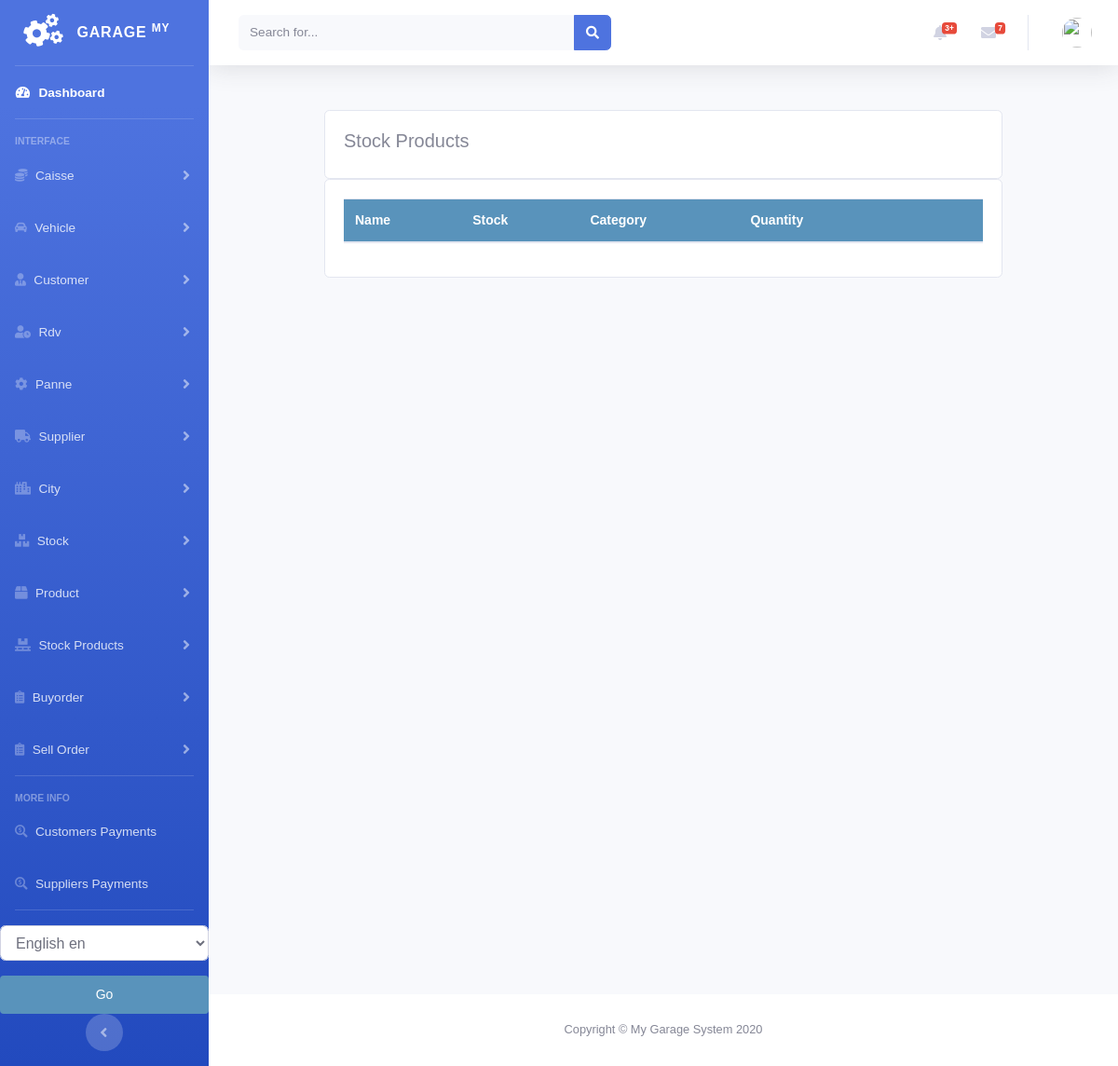
The app's page /stock/all_stockproduct_list, older data.
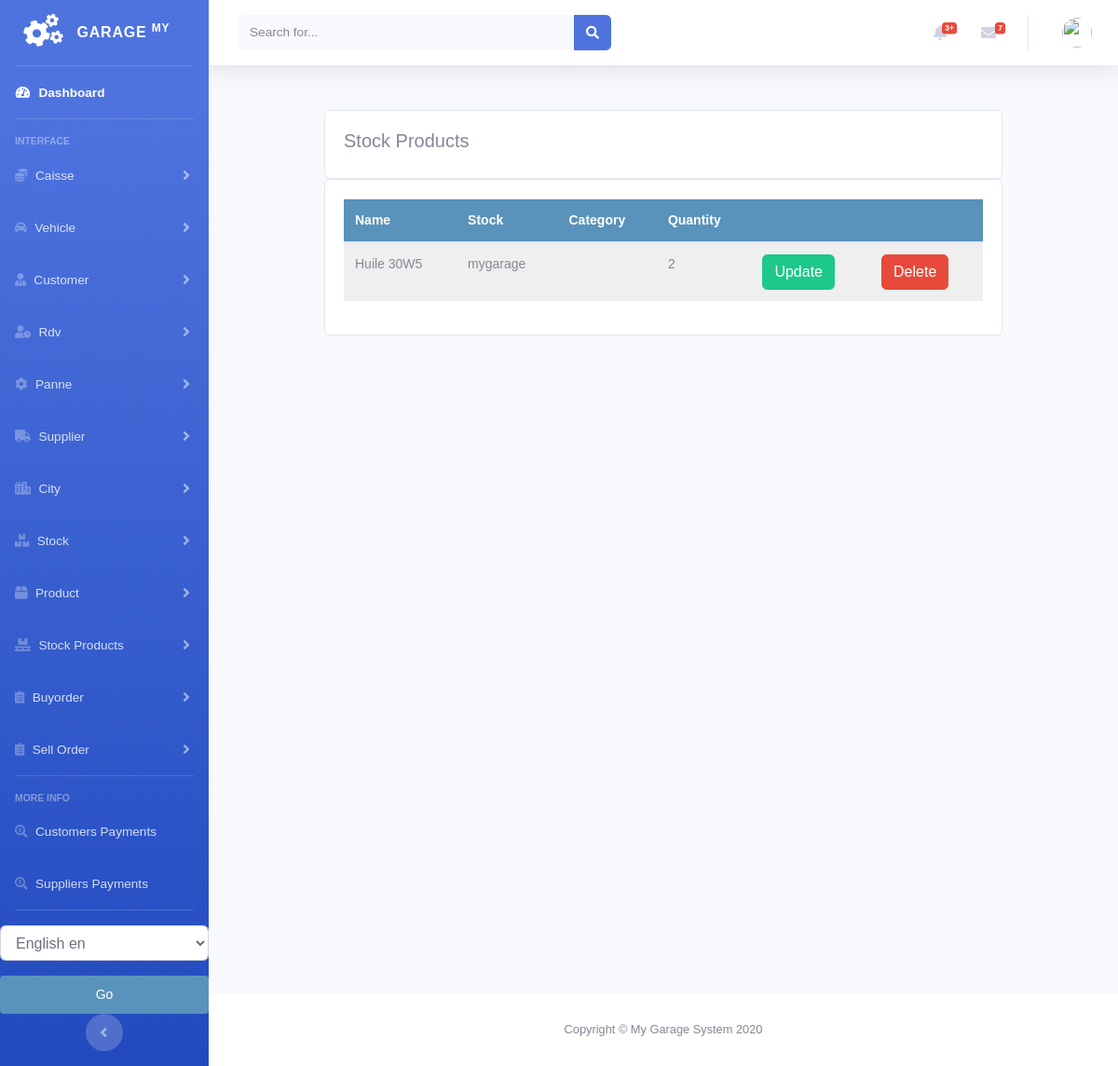
The same page, newer data.
### stock/models.py (models this page shows, shortened)
class StockProduct(models.Model):
    product = models.ForeignKey(Product, null=True, on_delete=models.CASCADE)
    quantity = models.PositiveIntegerField(default=1)
    stock = models.ForeignKey(Stock, null=True, on_delete=models.CASCADE)
    class Meta:
        ordering = ('product',)
        verbose_name = 'stockproduct'
        verbose_name_plural = 'stockproducts'

class Stock(models.Model):
    name = models.CharField(max_length=250, null=True)
    class Meta:
        ordering = ('name',)
        verbose_name = 'stock'
        verbose_name_plural = 'stocks'
    def __str__(self):
        return self.name

### product/models.py (models this page shows, shortened)
class Product(models.Model):
    brand = models.CharField(max_length=250, null=True)
    name = models.CharField(max_length=250, null=True)
    ref = models.CharField(max_length=250, null=True)
    desc = models.CharField(max_length=250, null=True)
    image = models.ImageField(upload_to='products/%Y/%m/%d', blank=True, )
    buyprice = models.DecimalField(max_digits=10, null=True, decimal_places=2, default=0)
    sellprice = models.DecimalField(max_digits=10, null=True, decimal_places=2, default=0)
    alert_quantity = models.PositiveIntegerField(default=1, blank=True, null=True)
    stock = models.ForeignKey('stock.Stock', blank=True, null=True, on_delete=models.CASCADE)
    class Meta:
        ordering = ('name',)
        verbose_name = 'product'
        verbose_name_plural = 'products'

### stock/views.py (the view)
# urls.py: path('all_stockproduct_list', views.all_stockproduct_list, name='all_stockproduct_list'),
def all_stockproduct_list(request):
    stockproducts = StockProduct.objects.all().filter(quantity__gt=0)
    categories = Category.objects.all()
    context = {
        'categories': categories,
        'stockproducts': stockproducts,
    }
    return render(request, 'stockproduct/all_list_stockproduct.html', context)

### stock/templates/stockproduct/all_list_stockproduct.html (shortened to what this page needs)
{% extends 'home.html' %}
{% load static %}
{% block content %}
<br>
<div class="container">
    <div class="row">
    <div class="col-md">
        <div class="card card-body">
            <h5>Stock Products</h5>
        </div>
        <div class="card card-body">
            <table id="table_id" class=" table display text-center">
              <thead>
              <tr>
                    <th>Name</th>
                    <th>Stock</th>
                    <th>Category</th>
                    <th>Quantity</th>
                    <th></th>
                    <th></th>
                </tr>
              </thead>
                <tbody>
                {% for prod in stockproducts %}
                <tr>
                    <td>
                       {{prod.product.name}}
                   </td>
                    <td>
                       {{prod.stock}}
                   </td>
                    <td>
                   </td>
                    <td>
                       {{prod.quantity}}
                   </td>
                    <td>
                        <a class="btn btn-success " href="{% url 'stock:update_stockproduct' prod.id %}">Update</a>
                    </td>
                    <td>
                        <a class="btn btn-danger " href="{% url 'stock:delete_stockproduct' prod.id %}">Delete</a>
                    </td>
                </tr>
                {% endfor %}
                </tbody>
            </table>
        </div>
    </div>
</div>
</div>
{% endblock %}
{% block jsscript %}
<link rel="stylesheet" href="https://ajax.googleapis.com/ajax/libs/jqueryui/1.12.1/themes/smoothness/jquery-ui.css">
<link rel="stylesheet" href="https://cdnjs.cloudflare.com/ajax/libs/chosen/1.8.7/chosen.min.css"/>
<link rel="stylesheet" type="text/css" href="https://cdn.datatables.net/1.10.22/css/jquery.dataTables.css">
{% endblock %}

Row changes from the older to the newer data that the page shows:
added StockProduct: product.name "Huile 30W5", stock "mygarage", quantity "2"
